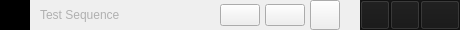
     <widget class="QFrame" name="toolBar">
      <property name="minimumSize">
       <size>
        <width>0</width>
        <height>30</height>
       </size>
      </property>
      <property name="maximumSize">
       <size>
        <width>16777215</width>
        <height>30</height>
       </size>
      </property>
      <property name="frameShape">
       <enum>QFrame::Shape::NoFrame</enum>
      </property>
      <property name="frameShadow">
       <enum>QFrame::Shadow::Raised</enum>
      </property>
      <layout class="QHBoxLayout" name="horizontalLayout">
       <property name="spacing">
        <number>0</number>
       </property>
       <property name="leftMargin">
        <number>0</number>
       </property>
       <property name="topMargin">
        <number>0</number>
       </property>
       <property name="rightMargin">
        <number>0</number>
       </property>
       <property name="bottomMargin">
        <number>0</number>
       </property>
       <item>
        <widget class="QFrame" name="ToogleButton">
         <property name="minimumSize">
          <size>
           <width>30</width>
           <height>30</height>
          </size>
         </property>
         <property name="maximumSize">
          <size>
           <width>30</width>
           <height>30</height>
          </size>
         </property>
         <property name="styleSheet">
          <string notr="true">background-color: rgb(59, 65, 71);</string>
         </property>
         <property name="frameShape">
          <enum>QFrame::Shape::NoFrame</enum>
         </property>
         <property name="frameShadow">
          <enum>QFrame::Shadow::Raised</enum>
         </property>
         <layout class="QHBoxLayout" name="horizontalLayout_7">
          <property name="spacing">
           <number>0</number>
          </property>
          <property name="leftMargin">
           <number>0</number>
          </property>
          <property name="topMargin">
           <number>0</number>
          </property>
          <property name="rightMargin">
           <number>0</number>
          </property>
          <property name="bottomMargin">
           <number>0</number>
          </property>
          <item>
           <widget class="QPushButton" name="btnHamburger">
            <property name="minimumSize">
             <size>
              <width>30</width>
              <height>30</height>
             </size>
            </property>
            <property name="maximumSize">
             <size>
              <width>30</width>
              <height>30</height>
             </size>
            </property>
            <property name="sizeIncrement">
             <size>
              <width>0</width>
              <height>0</height>
             </size>
            </property>
            <property name="baseSize">
             <size>
              <width>0</width>
              <height>0</height>
             </size>
            </property>
            <property name="styleSheet">
             <string notr="true">QPushButton {
	border: none;
	background-color: rgb(0, 0, 0);
	border-left: 3px solid rgb(0, 0, 0);
}

QPushButton:hover {
	border-left: 3px solid rgb(255, 85, 0);
}

QPushButton:pressed {
	background-color: rgb(25, 25, 25);
}</string>
            </property>
            <property name="text">
             <string/>
            </property>
            <property name="icon">
             <iconset>
              <normaloff>statics/icons/icons8_menu.svg</normaloff>statics/icons/icons8_menu.svg</iconset>
            </property>
            <property name="iconSize">
             <size>
              <width>30</width>
              <height>30</height>
             </size>
            </property>
           </widget>
          </item>
         </layout>
        </widget>
       </item>
       <item>
        <widget class="QFrame" name="headerFrame">
         <property name="layoutDirection">
          <enum>Qt::LayoutDirection::LeftToRight</enum>
         </property>
         <property name="frameShape">
          <enum>QFrame::Shape::NoFrame</enum>
         </property>
         <property name="frameShadow">
          <enum>QFrame::Shadow::Raised</enum>
         </property>
         <layout class="QHBoxLayout" name="horizontalLayout_2">
          <property name="spacing">
           <number>0</number>
          </property>
          <property name="leftMargin">
           <number>0</number>
          </property>
          <property name="topMargin">
           <number>0</number>
          </property>
          <property name="rightMargin">
           <number>0</number>
          </property>
          <property name="bottomMargin">
           <number>0</number>
          </property>
          <item>
           <spacer name="horizontalSpacer_1">
            <property name="orientation">
             <enum>Qt::Orientation::Horizontal</enum>
            </property>
            <property name="sizeHint" stdset="0">
             <size>
              <width>10</width>
              <height>13</height>
             </size>
            </property>
           </spacer>
          </item>
          <item>
           <widget class="QLabel" name="lblTestSeq">
            <property name="styleSheet">
             <string notr="true">color: rgb(176, 176, 176);</string>
            </property>
            <property name="text">
             <string>Test Sequence</string>
            </property>
           </widget>
          </item>
          <item>
           <spacer name="horizontalSpacer_2">
            <property name="orientation">
             <enum>Qt::Orientation::Horizontal</enum>
            </property>
            <property name="sizeType">
             <enum>QSizePolicy::Policy::Expanding</enum>
            </property>
            <property name="sizeHint" stdset="0">
             <size>
              <width>100</width>
              <height>13</height>
             </size>
            </property>
           </spacer>
          </item>
          <item>
           <widget class="QFrame" name="UserFrame">
            <property name="frameShape">
             <enum>QFrame::Shape::NoFrame</enum>
            </property>
            <property name="frameShadow">
             <enum>QFrame::Shadow::Raised</enum>
            </property>
            <layout class="QHBoxLayout" name="horizontalLayout_5">
             <property name="spacing">
              <number>5</number>
             </property>
             <property name="leftMargin">
              <number>0</number>
             </property>
             <property name="topMargin">
              <number>0</number>
             </property>
             <property name="rightMargin">
              <number>20</number>
             </property>
             <property name="bottomMargin">
              <number>0</number>
             </property>
             <item>
              <widget class="QPushButton" name="btnLogin">
               <property name="text">
                <string/>
               </property>
               <property name="icon">
                <iconset>
                 <normaloff>statics/icons/icons8_account_1.svg</normaloff>statics/icons/icons8_account_1.svg</iconset>
               </property>
               <property name="iconSize">
                <size>
                 <width>20</width>
                 <height>20</height>
                </size>
               </property>
              </widget>
             </item>
             <item>
              <widget class="QPushButton" name="btnToolbox">
               <property name="text">
                <string/>
               </property>
               <property name="icon">
                <iconset>
                 <normaloff>statics/icons/icons8_maintenance_2.svg</normaloff>statics/icons/icons8_maintenance_2.svg</iconset>
               </property>
               <property name="iconSize">
                <size>
                 <width>20</width>
                 <height>20</height>
                </size>
               </property>
              </widget>
             </item>
             <item>
              <widget class="QPushButton" name="btnAlarm">
               <property name="minimumSize">
                <size>
                 <width>30</width>
                 <height>30</height>
                </size>
               </property>
               <property name="maximumSize">
                <size>
                 <width>30</width>
                 <height>30</height>
                </size>
               </property>
               <property name="text">
                <string/>
               </property>
               <property name="icon">
                <iconset>
                 <normaloff>statics/icons/icons8_alarm.svg</normaloff>statics/icons/icons8_alarm.svg</iconset>
               </property>
               <property name="iconSize">
                <size>
                 <width>20</width>
                 <height>20</height>
                </size>
               </property>
              </widget>
             </item>
            </layout>
           </widget>
          </item>
         </layout>
        </widget>
       </item>
       <item>
        <widget class="QFrame" name="ActionFrame">
         <property name="minimumSize">
          <size>
           <width>100</width>
           <height>30</height>
          </size>
         </property>
         <property name="styleSheet">
          <string notr="true">background-color: rgb(22, 22, 22);</string>
         </property>
         <property name="frameShape">
          <enum>QFrame::Shape::NoFrame</enum>
         </property>
         <property name="frameShadow">
          <enum>QFrame::Shadow::Raised</enum>
         </property>
         <layout class="QHBoxLayout" name="horizontalLayout_8">
          <property name="spacing">
           <number>0</number>
          </property>
          <property name="leftMargin">
           <number>0</number>
          </property>
          <property name="topMargin">
           <number>0</number>
          </property>
          <property name="rightMargin">
           <number>0</number>
          </property>
          <property name="bottomMargin">
           <number>0</number>
          </property>
          <item>
           <widget class="QPushButton" name="btnMin">
            <property name="minimumSize">
             <size>
              <width>30</width>
              <height>30</height>
             </size>
            </property>
            <property name="maximumSize">
             <size>
              <width>30</width>
              <height>30</height>
             </size>
            </property>
            <property name="text">
             <string/>
            </property>
            <property name="icon">
             <iconset>
              <normaloff>statics/icons/icons8_minus.svg</normaloff>statics/icons/icons8_minus.svg</iconset>
            </property>
            <property name="iconSize">
             <size>
              <width>30</width>
              <height>30</height>
             </size>
            </property>
           </widget>
          </item>
          <item>
           <widget class="QPushButton" name="btnMax">
            <property name="minimumSize">
             <size>
              <width>30</width>
              <height>20</height>
             </size>
            </property>
            <property name="maximumSize">
             <size>
              <width>30</width>
              <height>30</height>
             </size>
            </property>
            <property name="text">
             <string/>
            </property>
            <property name="icon">
             <iconset>
              <normaloff>statics/icons/icons8_collapse_arrow_up.svg</normaloff>statics/icons/icons8_collapse_arrow_up.svg</iconset>
            </property>
            <property name="iconSize">
             <size>
              <width>30</width>
              <height>30</height>
             </size>
            </property>
           </widget>
          </item>
          <item>
           <widget class="QPushButton" name="btnClose">
            <property name="minimumSize">
             <size>
              <width>40</width>
              <height>30</height>
             </size>
            </property>
            <property name="maximumSize">
             <size>
              <width>40</width>
              <height>30</height>
             </size>
            </property>
            <property name="text">
             <string/>
            </property>
            <property name="icon">
             <iconset>
              <normaloff>statics/icons/icons8_multiply.svg</normaloff>statics/icons/icons8_multiply.svg</iconset>
            </property>
            <property name="iconSize">
             <size>
              <width>30</width>
              <height>30</height>
             </size>
            </property>
           </widget>
          </item>
         </layout>
        </widget>
       </item>
      </layout>
     </widget>
